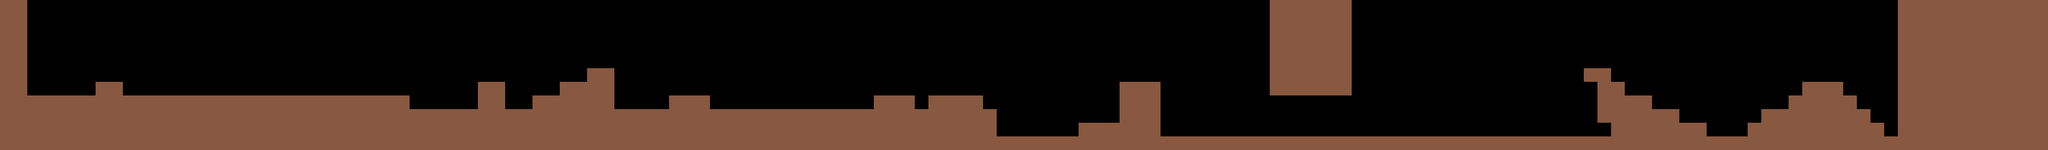

Below is a game level as drawn by its tile map, then a one-line description and the .tmx that defines it (tile-layer data replaced by summaries):
An orthogonal 150x11 tile map with 32x32 px tiles, 2 tile layers (bg, bg2) and 15 objects (8x Zone, 4x StatueAthena, 2x Chaser, StatueAres).

<map version="1.0" tiledversion="1.0.3" orientation="orthogonal" renderorder="right-down" width="150" height="11" tilewidth="32" tileheight="32" nextobjectid="24">
 <tileset firstgid="1" name="tiles" tilewidth="32" tileheight="32" tilecount="5" columns="5">
  <image source="../images/tiles/tiles.png" width="160" height="32" />
  <tile id="0">
   <properties>
    <property name="collides" type="bool" value="true" />
   </properties>
  </tile>
  <tile id="1">
   <properties>
    <property name="collides" type="bool" value="true" />
   </properties>
  </tile>
 </tileset>
 <layer name="bg" width="150" height="11">
  <data>[1650 cells, 582 non-empty, 1 distinct tile ids]</data>
 </layer>
 <layer name="bg2" width="150" height="11">
  <data>[1650 cells, 17 non-empty, 1 distinct tile ids]</data>
 </layer>
 <objectgroup name="entities">
  <object id="1" name="Chaser" x="1926.69" y="225.732" width="29.6891" height="27.0695" />
  <object id="3" name="Chaser" x="1759.29" y="226.142" width="29.6891" height="27.0695" />
  <object id="5" name="Zone" x="224.022" y="66.0066" width="63.0063" height="124.012">
   <properties>
    <property name="text">Click on the hammer icon above to show the buildings you can make. Click on the land to create the building.
Make sure to build and develop your town so you can help Atlas in your journey, and Atlas shall in turn help you.</property>
   </properties>
  </object>
  <object id="7" name="Zone" x="959.235" y="130.566" width="63.0063" height="124.012">
   <properties>
    <property name="text">Create a wood platform to step over the hill.
Click on the actions tab to show all the actions you can do.</property>
   </properties>
  </object>
  <object id="8" name="Zone" x="1567.27" y="-0.545122" width="95.3127" height="224.083">
   <properties>
    <property name="text">BE CAREFUL! Zeus' warriors will kill you on contact!
Create a watchtower to shoot them off.</property>
   </properties>
  </object>
  <object id="9" name="Zone" x="1819.1" y="31.6367" width="95.3127" height="224.083">
   <properties>
    <property name="text" value="Moving shakes and damages your towers" />
   </properties>
  </object>
  <object id="13" name="StatueAres" x="3430.07" y="217.303" width="6.54334" height="2.4653" />
  <object id="14" name="Zone" x="3349.99" y="151.473" width="165.556" height="166.328">
   <properties>
    <property name="script" value="fastShot" />
    <property name="text" value="The God of War Ares blesses you with quick and more powerful attacks" />
   </properties>
  </object>
  <object id="17" name="Zone" x="3169.12" y="150.826" width="605.259" height="166.328">
   <properties>
    <property name="script" value="spawnGhosts" />
   </properties>
  </object>
  <object id="18" name="Zone" x="2977.53" y="220.687" width="168.925" height="106.264">
   <properties>
    <property name="script" value="clearStores" />
    <property name="text" value="The God of Starvation Limos destroys all your stores" />
   </properties>
  </object>
  <object id="19" name="StatueAthena" x="253.259" y="130.649" width="6.54334" height="2.4653" />
  <object id="20" name="StatueAthena" x="991.177" y="200.658" width="6.54334" height="2.4653" />
  <object id="21" name="StatueAthena" x="1612.02" y="112.225" width="6.54334" height="2.4653" />
  <object id="22" name="StatueAthena" x="1863.86" y="133.211" width="6.54334" height="2.4653" />
  <object id="23" name="Zone" x="4218.75" y="93.3273" width="105.348" height="106.264">
   <properties>
    <property name="script" value="win" />
    <property name="text">You have brought th town to safety!
It's short since I ran out of time, but I'm happy for my first compo!
Thanks for playing!</property>
   </properties>
  </object>
 </objectgroup>
</map>